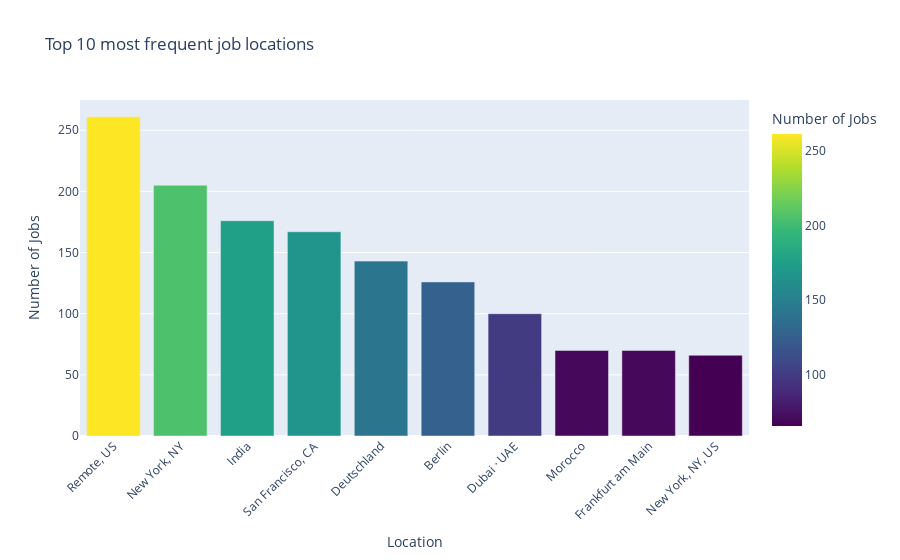

The cell this chart's notebook holds for it:
### Markdown cell above
We can see from the chart above that most of the jobs that were scraped from 5 of the jobs platforms, most of the blockchain and the cryptocurrency jobs were from linkedin and indeed. However, we should take into consideration that most of the jobs that were scraped from LinkedIn do not show the complete list of the jobs posted from LinkedIn, because the platforms itself has limits which does not allow to webscrape until a certain reach of the jobs postings. 

If we will not respect this limit, it will show errors and won't allow us to scrape from the platform anymore.

### Code cell
# Count the number of jobs in each location
location_counts = data['location'].value_counts().reset_index()
location_counts.columns = ['Location', 'Job Count']

# Keep only the top 10 locations
top_10_locations = location_counts.head(10)

# Create the bar chart
fig_location = px.bar(top_10_locations, x='Location', y='Job Count', title='Top 10 most frequent job locations',
                      labels={'Location': 'Location', 'Job Count': 'Number of Jobs'},
                      color='Job Count', color_continuous_scale='Viridis')

# Rotate x-axis labels for better readability
fig_location.update_layout(xaxis_tickangle=-45)

# Show the plot
fig_location.show()

### Figure 1 — Plotly figure (JSON) as saved in the notebook; plotly's stock layout.template omitted (floating-point values rounded to 4 significant figures)
{"data": [{"alignmentgroup": "True", "hovertemplate": "Location=%{x}<br>Number of Jobs=%{marker.color}<extra></extra>", "legendgroup": "", "marker": {"color": [261, 205, 176, 167, 143, 126, 100, 70, 70, 66], "coloraxis": "coloraxis", "pattern": {"shape": ""}}, "name": "", "offsetgroup": "", "orientation": "v", "showlegend": false, "textposition": "auto", "type": "bar", "x": ["Remote, US", "New York, NY", "India", "San Francisco, CA", "Deutschland", "Berlin", "Dubai · UAE", "Morocco", "Frankfurt am Main", "New York, NY, US"], "xaxis": "x", "y": [261, 205, 176, 167, 143, 126, 100, 70, 70, 66], "yaxis": "y"}], "layout": {"barmode": "relative", "coloraxis": {"colorbar": {"title": {"text": "Number of Jobs"}}, "colorscale": [[0, "#440154"], [0.1111, "#482878"], [0.2222, "#3e4989"], [0.3333, "#31688e"], [0.4444, "#26828e"], [0.5556, "#1f9e89"], [0.6667, "#35b779"], [0.7778, "#6ece58"], [0.8889, "#b5de2b"], [1, "#fde725"]]}, "legend": {"tracegroupgap": 0}, "title": {"text": "Top 10 most frequent job locations"}, "xaxis": {"anchor": "y", "domain": [0, 1], "tickangle": -45, "title": {"text": "Location"}}, "yaxis": {"anchor": "x", "domain": [0, 1], "title": {"text": "Number of Jobs"}}}}
